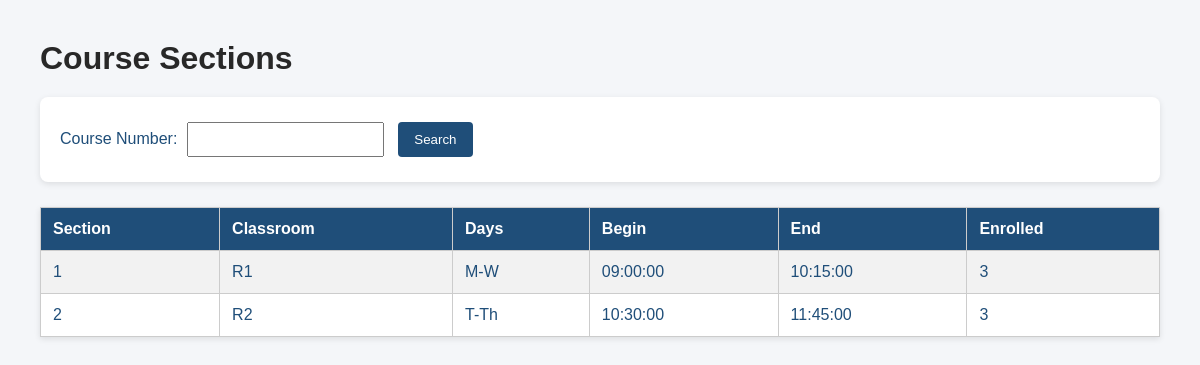
/pages/course_sections.php?course_no=CPSC101, run on an earlier commit of the app's database.
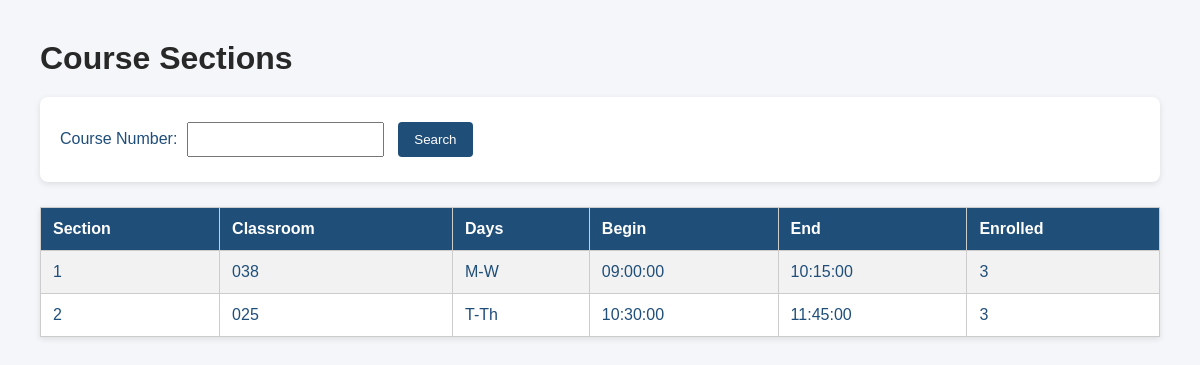
And on a later commit of the database.
### tables this page shows
CREATE TABLE Sections (
    course_no VARCHAR(10),
    section_no INT,
    classroom VARCHAR(50),
    seats INT,
    meeting_days VARCHAR(20),
    begin_time TIME,
    end_time TIME,
    professor_ssn VARCHAR(11),

    PRIMARY KEY(course_no, section_no),

    FOREIGN KEY(course_no)
        REFERENCES Courses(course_no),

    FOREIGN KEY(professor_ssn)
        REFERENCES Professors(ssn)
);

### pages/course_sections.php (the view, shortened to what this page needs)
<?php
include 'db.php';
?>
<!DOCTYPE html>
<html>
<head>
    <link rel="stylesheet" href="style.css">
</head>
<body>
<h1>Course Sections</h1>
<form method="GET">
    Course Number:
    <input type="text" name="course_no">
    <input type="submit" value="Search">
</form>
<?php
if (isset($_GET['course_no'])) {
    $course_no = $_GET['course_no'];
    $sql = "SELECT S.section_no, S.classroom, S.meeting_days,
                S.begin_time, S.end_time, COUNT(E.student_id) AS enrolled_students
            FROM Sections S
            LEFT JOIN Enrollments E
                ON S.course_no = E.course_no
                AND S.section_no = E.section_no
            WHERE S.course_no = ?
            GROUP BY S.section_no";
    $stmt = $conn->prepare($sql);
    $stmt->bind_param("s", $course_no);
    $stmt->execute();
    $result = $stmt->get_result();
    echo "<table border='1'>";
    echo "<tr>
            <th>Section</th>
            <th>Classroom</th>
            <th>Days</th>
            <th>Begin</th>
            <th>End</th>
            <th>Enrolled</th>
          </tr>";
    while ($row = $result->fetch_assoc()) {
        echo "<tr>";
        echo "<td>{$row['section_no']}</td>";
        echo "<td>{$row['classroom']}</td>";
        echo "<td>{$row['meeting_days']}</td>";
        echo "<td>{$row['begin_time']}</td>";
        echo "<td>{$row['end_time']}</td>";
        echo "<td>{$row['enrolled_students']}</td>";
        echo "</tr>";
    }
    echo "</table>";
}
?>
</body>
</html>

What changed in the data, as far as the page shows it:
changed sections (number 1 of 2 on the later page): classroom "R1" → "038"
changed sections "T-Th": classroom "R2" → "025"
